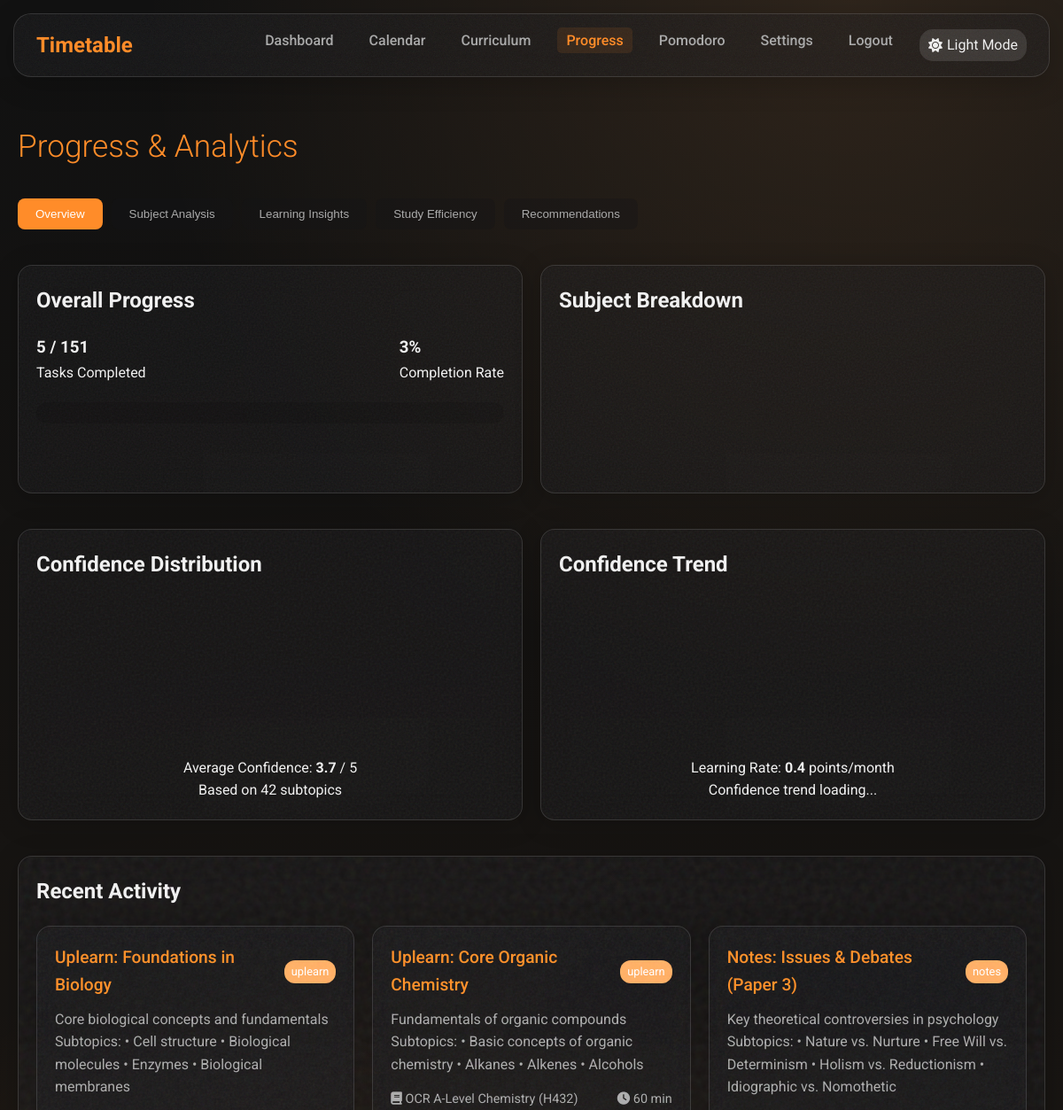
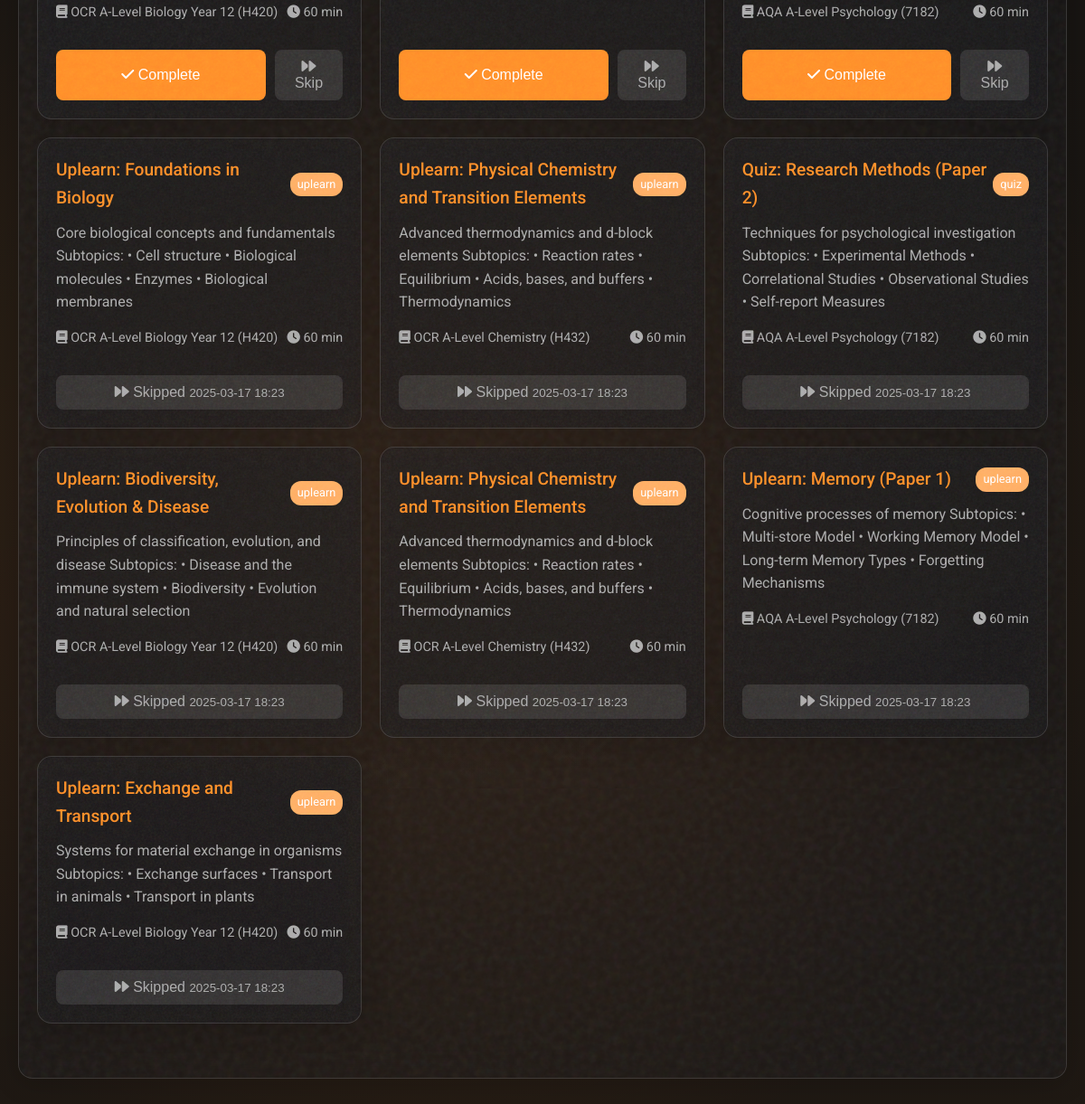
Screenshot of /progress (signed in) with the database file from the repository (2 pictures, top to bottom).
### app/models/user.py (models this page shows, shortened)
class User(db.Model, UserMixin):
    __tablename__ = 'users'
    id = db.Column(db.Integer, primary_key=True)
    username = db.Column(db.String(50), unique=True, nullable=False)
    password_hash = db.Column(db.String(128), nullable=False)
    email = db.Column(db.String(100), unique=False, nullable=True)
    created_at = db.Column(db.DateTime, default=datetime.utcnow)
    last_login = db.Column(db.DateTime, nullable=True)
    study_hours_per_day = db.Column(db.Float, default=2.0)
    weekend_study_hours = db.Column(db.Float, default=3.0)
    dark_mode = db.Column(db.Boolean, default=False)
    task_type_preferences = db.relationship('TaskTypePreference', backref='user', lazy=True, cascade='all, delete-orphan')
    tasks = db.relationship('Task', back_populates='assigned_user', lazy=True, cascade='all, delete-orphan')
    subtopic_confidences = db.relationship('SubtopicConfidence', back_populates='user', lazy=True, cascade='all, delete-orphan')
    topic_confidences = db.relationship('TopicConfidence', back_populates='user', lazy=True, cascade='all, delete-orphan')

### app/models/task.py (models this page shows, shortened)
class Task(db.Model):
    __tablename__ = 'tasks'
    id = db.Column(db.Integer, primary_key=True)
    user_id = db.Column(db.Integer, db.ForeignKey('users.id'), nullable=False)
    subject_id = db.Column(db.Integer, db.ForeignKey('subjects.id'), nullable=False)
    topic_id = db.Column(db.Integer, db.ForeignKey('topics.id'), nullable=True)
    task_type_id = db.Column(db.Integer, db.ForeignKey('task_types.id'), nullable=False)
    title = db.Column(db.String(255), nullable=False)
    description = db.Column(db.Text, nullable=True)
    total_duration = db.Column(db.Integer, default=30)  # Duration in minutes
    created_at = db.Column(db.DateTime, default=datetime.utcnow)
    due_date = db.Column(db.Date, nullable=True)
    completed_at = db.Column(db.DateTime, nullable=True)
    skipped_at = db.Column(db.DateTime, nullable=True)
    subject = db.relationship('Subject', back_populates='tasks')
    topic = db.relationship('Topic', backref=db.backref('tasks', lazy=True))
    subtopics = db.relationship('TaskSubtopic', backref='task', lazy=True, cascade='all, delete-orphan')
    assigned_user = db.relationship('User', back_populates='tasks')

class TaskType(db.Model):
    __tablename__ = 'task_types'
    id = db.Column(db.Integer, primary_key=True)
    name = db.Column(db.String(50), nullable=False, unique=True)
    description = db.Column(db.Text, nullable=True)
    preferences = db.relationship('TaskTypePreference', backref='task_type', lazy=True, cascade='all, delete-orphan')
    tasks = db.relationship('Task', backref='task_type', lazy=True)

### app/models/curriculum.py (models this page shows, shortened)
class Subject(db.Model):
    __tablename__ = 'subjects'
    id = db.Column(db.Integer, primary_key=True)
    title = db.Column(db.String(255), nullable=False)
    description = db.Column(db.Text, nullable=True)
    value = db.Column(db.Integer, default=1)  # Used in the curriculum hierarchy
    is_user_created = db.Column(db.Boolean, default=False)
    created_by_user_id = db.Column(db.Integer, db.ForeignKey('users.id'), nullable=True)
    topics = db.relationship('Topic', back_populates='subject', lazy=True, cascade='all, delete-orphan')
    tasks = db.relationship('Task', back_populates='subject', lazy=True)

### app/routes/main.py (the view)
@main_bp.route('/progress')
@login_required
def progress():
    total_tasks = Task.query.filter_by(user_id=current_user.id).count()
    completed_tasks = Task.query.filter(
        Task.user_id == current_user.id,
        Task.completed_at.isnot(None)
    ).count()
    completion_percentage = (completed_tasks / total_tasks * 100) if total_tasks > 0 else 0
    subjects = Subject.query.all()
    subject_stats = {}
    for subject in subjects:
        subject_total = Task.query.filter_by(
            user_id=current_user.id,
            subject_id=subject.id
        ).count()
        subject_completed = Task.query.filter(
            Task.user_id == current_user.id,
            Task.subject_id == subject.id,
            Task.completed_at.isnot(None)
        ).count()
        subject_percentage = (subject_completed / subject_total * 100) if subject_total > 0 else 0
        subject_stats[subject.id] = {
            'name': subject.title,
            'total': subject_total,
            'completed': subject_completed,
            'percentage': subject_percentage
        }
    recent_tasks = Task.query.filter_by(
        user_id=current_user.id
    ).order_by(Task.created_at.desc()).limit(10).all()
    analytics_data = prepare_analytics_data(current_user.id)
    chart_data = get_chart_data_for_dashboard(current_user.id)
    return render_template('main/progress.html',
                           total_tasks=total_tasks,
                           completed_tasks=completed_tasks,
                           completion_percentage=completion_percentage,
                           subject_stats=subject_stats,
                           recent_tasks=recent_tasks,
                           analytics=analytics_data,
                           chart_data=chart_data)

### app/models/user.py (called while the page is built)
@login_manager.user_loader
def load_user(user_id):
    return User.query.get(int(user_id))

### app/templates/main/progress.html (shortened to what this page needs)
{% extends "base.html" %}
{% block head %}
<link rel="stylesheet" href="{{ url_for('static', filename='css/progress.css') }}">
{% endblock %}
{% block content %}
<h1 class="page-title">Progress & Analytics</h1>
<div class="analytics-tabs mb-3">
    <button class="tab-button active" data-tab="overview">Overview</button>
    <button class="tab-button" data-tab="subjects">Subject Analysis</button>
    <button class="tab-button" data-tab="learning">Learning Insights</button>
    <button class="tab-button" data-tab="efficiency">Study Efficiency</button>
    <button class="tab-button" data-tab="recommendations">Recommendations</button>
</div>
<div class="tab-content">
    <div class="tab-pane active" id="overview-tab">
        <div class="grid col-2">
            <div class="glass-card hover-lift">
                <h2 class="mb-2">Overall Progress</h2>
                <div class="d-flex justify-between items-center mb-2">
                    <div>
                        <h3>{{ completed_tasks }} / {{ total_tasks }}</h3>
                        <p class="text-secondary">Tasks Completed</p>
                    </div>
                    <div>
                        <h3>{{ completion_percentage|round|int }}<span class="percent-symbol">%</span></h3>
                        <p class="text-secondary">Completion Rate</p>
                    </div>
                </div>
                <div class="progress-bar main-progress-bar">
                </div>
            </div>
            <div class="glass-card hover-lift">
                <h2 class="mb-2">Subject Breakdown</h2>
                <div>
                    <canvas id="subjects-chart"></canvas>
                </div>
            </div>
        </div>
        <div class="grid col-2 mt-3">
            <div class="glass-card hover-lift">
                <h2 class="mb-2">Confidence Distribution</h2>
                <div>
                    <canvas id="confidence-distribution-chart"></canvas>
                </div>
                <div class="mt-2 text-center">
                    <p>Average Confidence: <strong>{{ analytics.overview.average_confidence }}</strong> / 5</p>
                    <p class="text-secondary">Based on {{ analytics.overview.subtopics_tracked }} subtopics</p>
                </div>
            </div>
            <div class="glass-card hover-lift">
                <h2 class="mb-2">Confidence Trend</h2>
                <div>
                    <canvas id="confidence-trend-chart"></canvas>
                </div>
                <div class="mt-2 text-center">
                    <p>Learning Rate: <strong>{{ analytics.learning.rate.learning_rate_monthly }}</strong> points/month</p>
                    <p class="text-secondary" id="confidence-change-text"
                       data-change-dir="{{ 'increase' if analytics.learning.rate.confidence_change > 0 else 'decrease' }}"
                       data-change-val="{{ analytics.learning.rate.confidence_change_percent|abs|round|int }}">
                       Confidence trend loading...
                    </p>
                </div>
            </div>
        </div>
    </div>
</div>
<div class="glass-card mt-3">
    <h2 class="mb-2">Recent Activity</h2>
    {% if recent_tasks %}
        <div class="grid">
            {% for task in recent_tasks %}
                <div class="glass-card task-card">
                    <div class="task-header">
                        <h3 class="task-title">{{ task.title }}</h3>
                        <span class="task-badge">{{ task.task_type.name }}</span>
                    </div>
                    <div class="task-content">
                        <p class="task-description">{{ task.description | safe }}</p>
                        <div class="task-meta">
                            <span>
                                <i class="fas fa-book"></i> {{ task.subject.title }}
                            </span>
                            <span>
                                <i class="fas fa-clock"></i> {{ task.total_duration }} min
                            </span>
                        </div>
                    </div>
                    <div class="task-actions">
                        {% if task.completed_at %}
                            <button class="btn btn-success w-full" disabled>
                                <i class="fas fa-check"></i> Completed
                                <small class="text-small">{{ task.completed_at.strftime('%Y-%m-%d %H:%M') }}</small>
                            </button>
                        {% elif task.skipped_at %}
                            <button class="btn btn-secondary w-full" disabled>
                                <i class="fas fa-forward"></i> Skipped
                                <small class="text-small">{{ task.skipped_at.strftime('%Y-%m-%d %H:%M') }}</small>
                            </button>
                        {% else %}
                            <button class="btn btn-primary w-full" onclick="completeTask('{{ task.id }}')">
                                <i class="fas fa-check"></i> Complete
                            </button>
                            <button class="btn btn-secondary" onclick="skipTask('{{ task.id }}')">
                                <i class="fas fa-forward"></i> Skip
                            </button>
                        {% endif %}
                    </div>
                </div>
            {% endfor %}
        </div>
    {% else %}
        <p class="text-center">No recent tasks</p>
    {% endif %}
</div>
{% endblock %}

### app/templates/base.html (shortened to what this page needs)
<!DOCTYPE html>
<html lang="en" data-theme="{{ 'dark' if current_user.is_authenticated and current_user.dark_mode else 'light' }}">
<head>
    <link rel="stylesheet" href="{{ url_for('static', filename='css/style.css') }}">
    <link rel="stylesheet" href="{{ url_for('static', filename='css/animations.css') }}">
    <link rel="stylesheet" href="https://cdnjs.cloudflare.com/ajax/libs/font-awesome/6.4.0/css/all.min.css">
    {% block head %}{% endblock %}
</head>
<body>
<header>
        <nav class="navbar glass-noise">
            <a href="{{ url_for('main.index') }}" class="navbar-brand">Timetable</a>
            <ul class="navbar-nav" id="navbar-nav">
                {% if current_user.is_authenticated %}
                <li><a href="{{ url_for('main.index') }}" class="nav-link {{ 'active' if request.endpoint == 'main.index' }}">Dashboard</a></li>
                <li><a href="{{ url_for('main.calendar') }}" class="nav-link {{ 'active' if request.endpoint == 'main.calendar' }}">Calendar</a></li>
                <li><a href="{{ url_for('main.curriculum') }}" class="nav-link {{ 'active' if request.endpoint == 'main.curriculum' }}">Curriculum</a></li>
                <li><a href="{{ url_for('main.progress') }}" class="nav-link {{ 'active' if request.endpoint == 'main.progress' }}">Progress</a></li>
                <li><a href="{{ url_for('main.pomodoro') }}" class="nav-link {{ 'active' if request.endpoint == 'main.pomodoro' }}">Pomodoro</a></li>
                <li><a href="{{ url_for('main.settings') }}" class="nav-link {{ 'active' if request.endpoint == 'main.settings' }}">Settings</a></li>
                <li><a href="{{ url_for('auth.logout') }}" class="nav-link">Logout</a></li>
                <li>
                    <div class="dark-mode-toggle glass-noise" id="dark-mode-toggle">
                        <i class="fas {{ 'fa-sun' if current_user.dark_mode else 'fa-moon' }}"></i>
                        <span>{{ 'Light Mode' if current_user.dark_mode else 'Dark Mode' }}</span>
                    </div>
                </li>
                {% else %}
                <li><a href="{{ url_for('auth.login') }}" class="nav-link {{ 'active' if request.endpoint == 'auth.login' }}">Login</a></li>
                <li><a href="{{ url_for('auth.register') }}" class="nav-link {{ 'active' if request.endpoint == 'auth.register' }}">Register</a></li>
                {% endif %}
            </ul>
        </nav>
    </header>
    <main class="container">
        {% block content %}{% endblock %}
    </main>
</body>
</html>

### app/static/css/animations.css (style rules this page uses)
:root { --transition-speed: 0.3s; --transition-function: cubic-bezier(0.4, 0, 0.2, 1); --animation-duration: 0.6s; }
.slide-up { animation: slideUp var(--animation-duration) var(--transition-function); }
.hover-lift { transition: transform var(--transition-speed) var(--transition-function), box-shadow var(--transition-speed) var(--transition-function); }
.btn { position: relative; overflow: hidden; }
.btn::after { content: ''; position: absolute; top: 50%; left: 50%; width: 5px; height: 5px; background: rgba(255, 255, 255, 0.5); opacity: 0; border-radius: 100%; transform: scale(1, 1) translate(-50%, -50%); transform-origin: 50% 50%; }
.task-card { transition: transform 0.3s ease, box-shadow 0.3s ease; }
.progress-bar { position: relative; height: 8px; background-color: rgba(var(--border-color-rgb), 0.3); border-radius: 4px; overflow: hidden; }
.stagger-fade-in > * { opacity: 0; transform: translateY(20px); animation: staggerFadeIn 0.5s ease forwards; }
.stagger-fade-in > *:nth-child(1) { animation-delay: 0.1s; }
.stagger-fade-in > *:nth-child(2) { animation-delay: 0.2s; }
.stagger-fade-in > *:nth-child(3) { animation-delay: 0.3s; }
.stagger-fade-in > *:nth-child(4) { animation-delay: 0.4s; }
.stagger-fade-in > *:nth-child(5) { animation-delay: 0.5s; }
.stagger-fade-in > *:nth-child(6) { animation-delay: 0.6s; }
.stagger-fade-in > *:nth-child(7) { animation-delay: 0.7s; }
.stagger-fade-in > *:nth-child(8) { animation-delay: 0.8s; }
.animated-bg { position: relative; overflow: hidden; }
.animated-bg::before { content: ""; position: absolute; top: -50%; left: -50%; width: 200%; height: 200%; background: radial-gradient( circle at center, rgba(var(--accent-color-rgb), 0.1) 0%, rgba(var(--accent-color-rgb), 0) 50% ); animation: rotateBg 30s linear infinite; z-index: -1; }
.navbar { animation: float 6s ease-in-out infinite; }
.glass-noise { position: relative; }
.glass-noise::before { content: ''; position: absolute; top: 0; left: 0; right: 0; bottom: 0; opacity: 0.03; pointer-events: none; z-index: 1; border-radius: inherit; }
[data-theme="dark"] .glass-noise::before { opacity: 0.05; }

### app/static/css/progress.css (style rules this page uses)
.progress-bar { background-color: rgba(0,0,0,0.1); border-radius: 12px; overflow: hidden; }
.main-progress-bar { height: 24px; }
.analytics-tabs { display: flex; gap: 10px; overflow-x: auto; padding-bottom: 10px; }
.tab-button { padding: 10px 20px; border-radius: 8px; cursor: pointer; border: none; background-color: var(--bg-secondary); color: var(--text-secondary); transition: all 0.3s ease; }
.tab-button.active { background-color: var(--accent-color); color: white; }
.tab-pane { display: none; }
.tab-pane.active { display: block; }

### rows the page displays
User: dark_mode "Light Mode"
Task: title "Uplearn: Foundations in Biology", task_type.name "uplearn", description "Core biological concepts and fundamentals Subtopics: • Cell structure • Biological molecules • Enzymes • Biological membranes", subject "OCR A-Level Biology Year 12 (H420)", total_duration "60"
Task: title "Uplearn: Core Organic Chemistry", task_type.name "uplearn", description "Fundamentals of organic compounds Subtopics: • Basic concepts of organic chemistry • Alkanes • Alkenes • Alcohols", subject "OCR A-Level Chemistry (H432)", total_duration "60"
Task: title "Notes: Issues & Debates (Paper 3)", task_type.name "notes", description "Key theoretical controversies in psychology Subtopics: • Nature vs. Nurture • Free Will vs. Determinism • Holism vs. Reductionism • Idiographic vs. Nomothetic", subject "AQA A-Level Psychology (7182)", total_duration "60"
Task: title "Uplearn: Foundations in Biology", task_type.name "uplearn", description "Core biological concepts and fundamentals Subtopics: • Cell structure • Biological molecules • Enzymes • Biological membranes", subject "OCR A-Level Biology Year 12 (H420)", total_duration "60", skipped_at "2025-03-17 18:23"
Task: title "Uplearn: Physical Chemistry and Transition Elements", task_type.name "uplearn", description "Advanced thermodynamics and d-block elements Subtopics: • Reaction rates • Equilibrium • Acids, bases, and buffers • Thermodynamics", subject "OCR A-Level Chemistry (H432)", total_duration "60", skipped_at "2025-03-17 18:23"
Task: title "Quiz: Research Methods (Paper 2)", task_type.name "quiz", description "Techniques for psychological investigation Subtopics: • Experimental Methods • Correlational Studies • Observational Studies • Self-report Measures", subject "AQA A-Level Psychology (7182)", total_duration "60", skipped_at "2025-03-17 18:23"
Task: title "Uplearn: Biodiversity, Evolution & Disease", task_type.name "uplearn", description "Principles of classification, evolution, and disease Subtopics: • Disease and the immune system • Biodiversity • Evolution and natural selection", subject "OCR A-Level Biology Year 12 (H420)", total_duration "60", skipped_at "2025-03-17 18:23"
Task: title "Uplearn: Physical Chemistry and Transition Elements", task_type.name "uplearn", description "Advanced thermodynamics and d-block elements Subtopics: • Reaction rates • Equilibrium • Acids, bases, and buffers • Thermodynamics", subject "OCR A-Level Chemistry (H432)", total_duration "60", skipped_at "2025-03-17 18:23"
Task: title "Uplearn: Memory (Paper 1)", task_type.name "uplearn", description "Cognitive processes of memory Subtopics: • Multi-store Model • Working Memory Model • Long-term Memory Types • Forgetting Mechanisms", subject "AQA A-Level Psychology (7182)", total_duration "60", skipped_at "2025-03-17 18:23"
Task: title "Uplearn: Exchange and Transport", task_type.name "uplearn", description "Systems for material exchange in organisms Subtopics: • Exchange surfaces • Transport in animals • Transport in plants", subject "OCR A-Level Biology Year 12 (H420)", total_duration "60", skipped_at "2025-03-17 18:23"

### other values shown
{{ completed_tasks }} "5"
{{ total_tasks }} "151"
{{ completion_percentage|round|int }} "3"
{{ analytics.overview.average_confidence }} "3.7"
{{ analytics.overview.subtopics_tracked }} "42"
{{ analytics.learning.rate.learning_rate_monthly }} "0.4"
